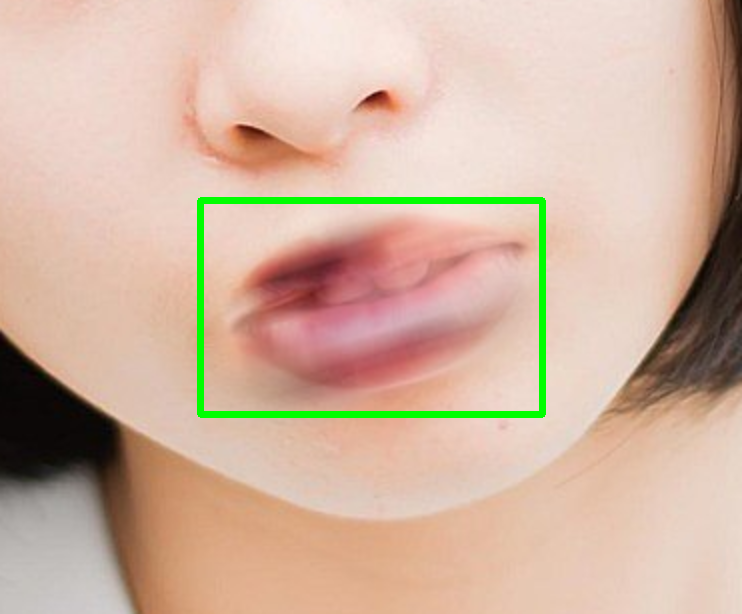
#> input picture assets/before_roi_zoom.png, 742 x 614 px, given in place of f_00000.jpg, which was not available
$ python make_3way_montage.py
#> lines starting #> are read from the running program, lines starting #| are printed output that depends on the picture; after the words box and inside, x2 and y2 are one past the last pixel; in counts of white or black regions, pixels touching at a corner belong together; pictures that were not available may be replaced by others from this repository, and a replacement may not be noted
"""Make 3-way comparison montage: silent / zw low-energy / voice low-energy / voice high-energy."""
import cv2, os, numpy as np

base = '/home/hulushen'
cells = [
    # (path, label)
    (f'{base}/dh_silent/frames/f_00000.jpg',  'silent t=0s'),
    (f'{base}/dh_silent/frames/f_00400.jpg',  'silent t=16s'),
    (f'{base}/dh_silent/frames/f_00749.jpg',  'silent t=30s'),
    (f'{base}/dh_60s/frames/f_00455.jpg',     'zw low t=18s'),
    (f'{base}/dh_60s/frames/f_01271.jpg',     'zw high t=51s'),
    (f'{base}/dh_voice/frames/f_00266.jpg',   'voice low t=11s'),
    (f'{base}/dh_voice/frames/f_00642.jpg',   'voice low t=26s'),
    (f'{base}/dh_voice/frames/f_00880.jpg',   'voice high t=35s'),
]

# Compute size
img = cv2.imread(cells[0][0])
#> img is the input picture: shape (614, 742, 3); mean B, G, R 161.3, 180.6, 209.4
H, W = img.shape[:2]
#> H = 614; W = 742
scale = 280.0 / W
#> scale = 0.377
cw = int(W * scale); ch = int(H * scale)
#> after `cw = int(W * scale)`: cw = 280
#> after `ch = int(H * scale)`: ch = 231
labh = 30
pad = 6
cols = 4; rows = 2
grid = np.zeros((rows*(ch+labh+pad)+pad, cols*(cw+pad)+pad, 3), dtype=np.uint8)

for i, (path, label) in enumerate(cells):
    r = i // cols; c = i % cols
    img = cv2.imread(path)
    if img is None: continue
    img = cv2.resize(img, (cw, ch))
#> img: shape (231, 280, 3)
    cell = np.zeros((ch+labh, cw, 3), dtype=np.uint8)
    cell[labh:, :] = img
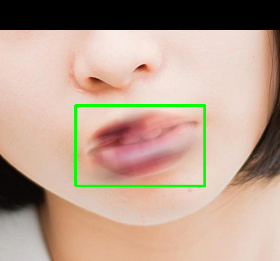
#> cell: shape (261, 280, 3); mean B, G, R 142.6, 159.8, 185.2
    cv2.putText(cell, label, (5, 20), cv2.FONT_HERSHEY_SIMPLEX, 0.5, (255,255,255), 1)
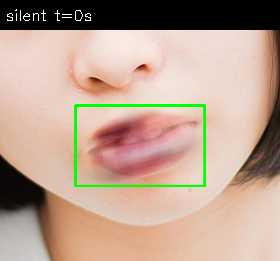
#> cell: shape (261, 280, 3); 0.26% of pixels changed, all inside (x1, y1, x2, y2) = (7, 9, 91, 21)
    y0 = pad + r*(ch+labh+pad); x0 = pad + c*(cw+pad)
#> after `y0 = pad + r * (ch + labh + pad)`: y0 = 6
#> after `x0 = pad + c * (cw + pad)`: x0 = 6
    grid[y0:y0+ch+labh, x0:x0+cw] = cell
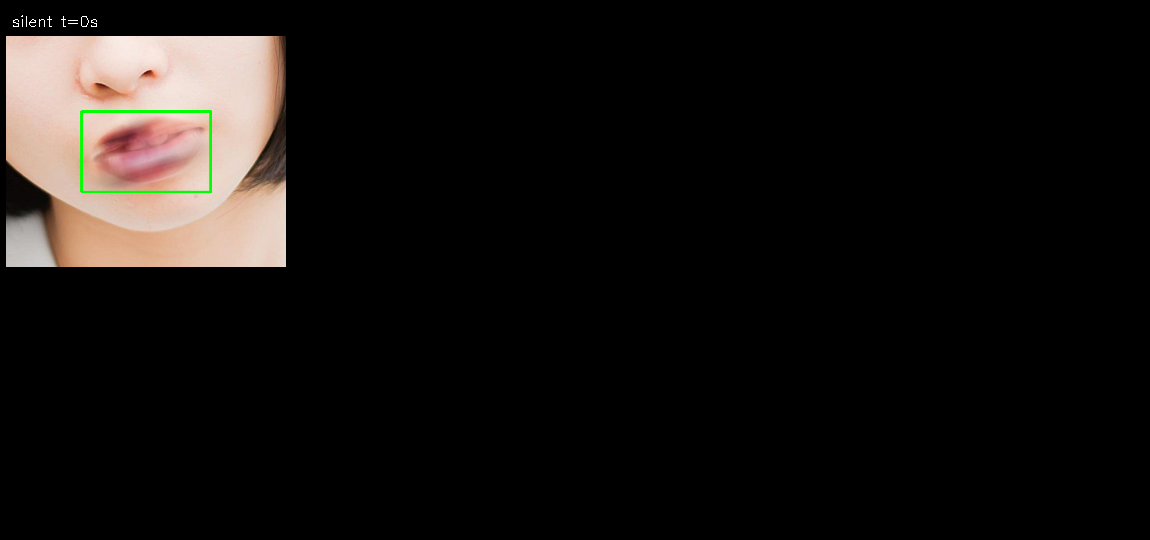
#> grid: shape (540, 1150, 3); mean B, G, R 16.9, 18.9, 21.9
#> pass 2 of the loop `for i, (path, label) in enumerate(cells):`:
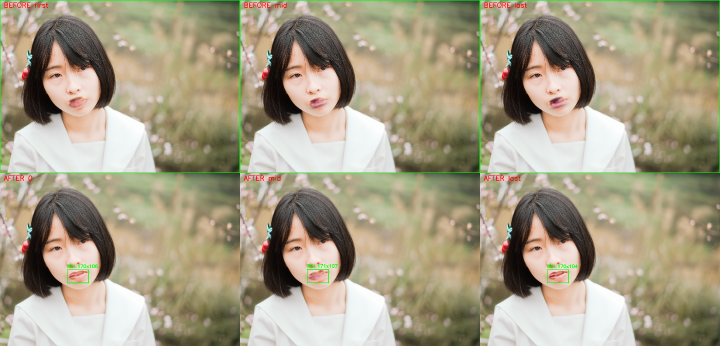
#> input picture assets/fix_comparison.png, 1440 x 692 px, given in place of f_00400.jpg, which was not available (shown at 1/2 size)
#> img is the input picture: shape (692, 1440, 3); mean B, G, R 134.7, 158.1, 166.7
#> img: shape (231, 280, 3)
#> `cv2.putText(cell, label, (5, 20), cv2.FONT_HERSHEY_SIMPLEX, 0.5, (255,..`:
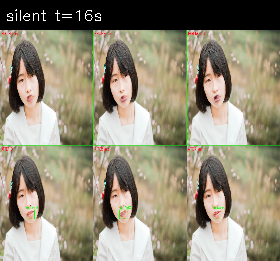
#> cell: shape (261, 280, 3); mean B, G, R 119.9, 140.5, 148.2
#> `grid[y0:y0+ch+labh, x0:x0+cw] = cell`:
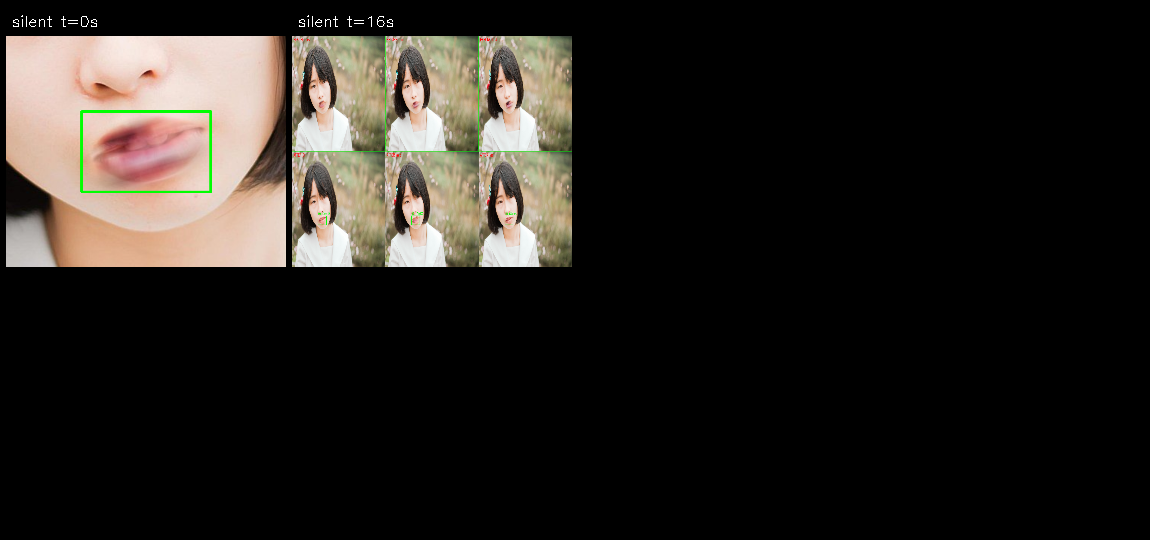
#> grid: shape (540, 1150, 3); 10.45% of pixels changed, all inside (x1, y1, x2, y2) = (292, 15, 572, 267)

out = '/home/hulushen/dh_voice_cmp/montage_3way.png'
cv2.imwrite(out, grid, [cv2.IMWRITE_PNG_COMPRESSION, 6])
print('Saved', out, 'shape:', grid.shape)
#| Saved /home/hulushen/dh_voice_cmp/montage_3way.png shape: (540, 1150, 3)
